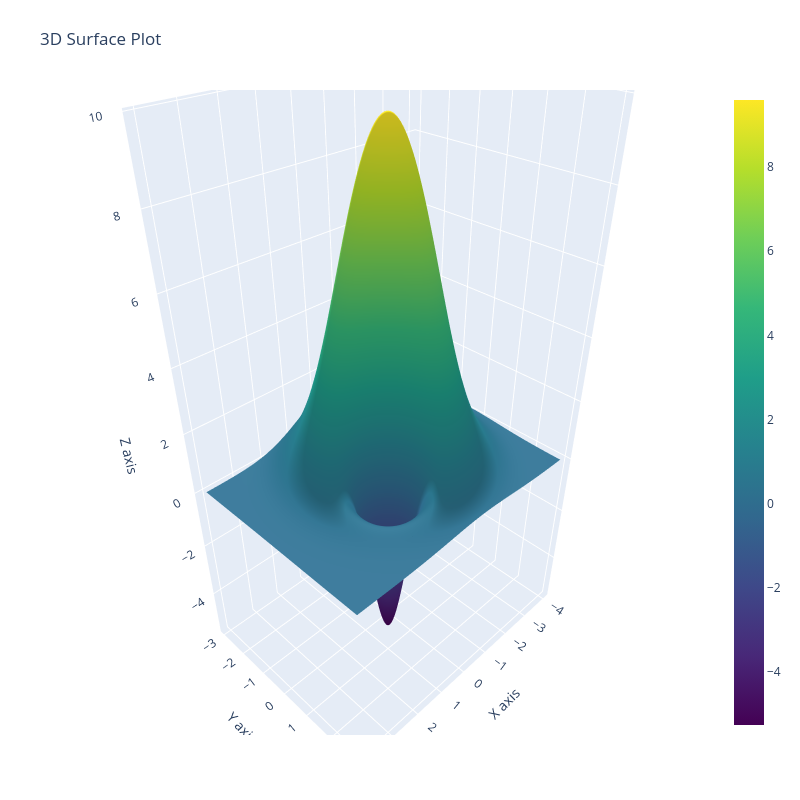

Notebook code for this chart:
### Markdown cell above
### 3D Surface Plot with Plotly

Alternatively, we can create a 3D surface plot with Plotly for better interactivity.

### Code cell
import plotly.graph_objects as go

# Create a 3D surface plot
fig = go.Figure(data=[go.Surface(z=Z, x=X, y=Y, colorscale="Viridis")])

# Add labels and title
fig.update_layout(
    title="3D Surface Plot",
    scene=dict(xaxis_title="X axis", yaxis_title="Y axis", zaxis_title="Z axis"),
    autosize=False,
    width=800,
    height=800,
    margin=dict(l=65, r=50, b=65, t=90),
)

# Show the plot
fig.show()

### Figure 1 — Plotly figure (JSON) as saved in the notebook; plotly's stock layout.template omitted (floating-point values rounded to 4 significant figures; data arrays with more than 128 entries replaced by an {"elided": "..."} marker saying what was removed)
{"data": [{"colorscale": [[0, "#440154"], [0.1111, "#482878"], [0.2222, "#3e4989"], [0.3333, "#31688e"], [0.4444, "#26828e"], [0.5556, "#1f9e89"], [0.6667, "#35b779"], [0.7778, "#6ece58"], [0.8889, "#b5de2b"], [1, "#fde725"]], "type": "surface", "x": {"elided": "180x240 float values"}, "y": {"elided": "180x240 float values"}, "z": {"elided": "180x240 float values"}}], "layout": {"autosize": false, "height": 800, "margin": {"b": 65, "l": 65, "r": 50, "t": 90}, "scene": {"xaxis": {"title": {"text": "X axis"}}, "yaxis": {"title": {"text": "Y axis"}}, "zaxis": {"title": {"text": "Z axis"}}}, "title": {"text": "3D Surface Plot"}, "width": 800}}
